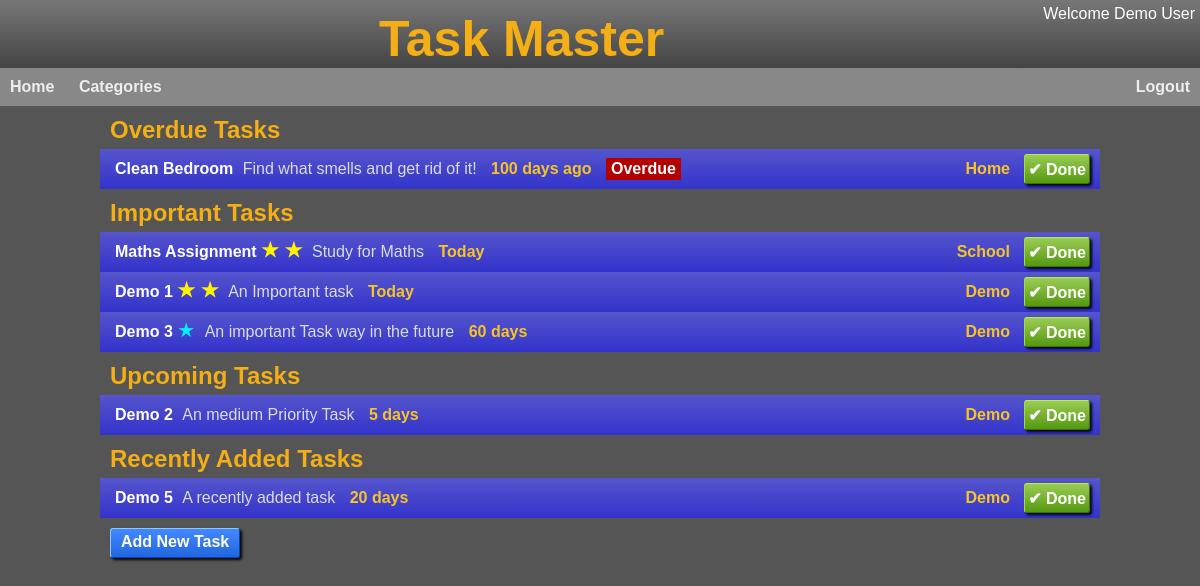
The page /index (signed in) on the database its author committed.
### app/models/user.py (models this page shows, shortened)
class User(UserMixin, db.Model):
  id = db.Column(db.Integer, primary_key=True)
  username = db.Column(db.String(32), index=True, unique=True)
  display_name = db.Column(db.String(32))
  school_id = db.Column(db.Integer)
  access = db.Column(db.Integer, default=ACCESS['basic'])
  email = db.Column(db.String(120), index=True, unique=True)
  email_verified = db.Column(db.Integer)
  password_hash = db.Column(db.String(128))
  last_seen = db.Column(db.DateTime)
  created_at = db.Column(db.DateTime, default=db.func.datetime('now')) #default=db.func.utc_timestamp())
  last_modified = db.Column(db.DateTime, default=db.func.datetime('now'), onupdate=db.func.datetime('now')) #, default=db.func.utc_timestamp(), onupdate=db.func.utc_timestamp())
  tasks = db.relationship('Task', backref='user', lazy=True)
  def update_last_seen(self):
    last_seen = self.last_seen if self.last_seen else datetime.fromtimestamp(0)
    if (datetime.utcnow() - last_seen).total_seconds() > 600:  # More than 10 minutes ago
     self.last_seen = datetime.utcnow()
     db.session.commit()

### app/models/task.py (models this page shows, shortened)
class Task(db.Model):
  id = db.Column(db.Integer, primary_key=True)
  user_id = db.Column(db.Integer, db.ForeignKey('user.id'))
  name = db.Column(db.String(32))
  description = db.Column(db.String(250))
  category = db.Column(db.String(10))
  priority = db.Column(db.Integer,default=P_LOW)
  status = db.Column(db.Integer,default=STS_NEW)
  due_by = db.Column(db.DateTime)
  created_at = db.Column(db.DateTime, default=db.func.datetime('now'))
  def is_outstanding(self):
    return self.status < STS_COMPLETED
  def is_completed(self):
    return self.status == STS_COMPLETED
  def is_important(self):
    if self.priority and self.priority > P_LOW:
      return True
  def is_overdue(self):
    if self.is_completed():
      return False
    else:
      return self.due_by and self.due_by.date() < datetime.date.today()
  def is_coming_up(self):
    if self.is_completed():
      return False
    else:
      next_week = datetime.date.today() + datetime.timedelta(days=7)
      return self.due_by and self.due_by.date() < next_week
  def is_recently_added(self):
    last_week = datetime.date.today() - datetime.timedelta(days=7)
    return self.created_at and self.created_at.date() > last_week
  def priority_str(self):
    priority = self.priority or 0
    if priority >= 0 and priority < len(PRIORITY_STRS):
      return PRIORITY_STRS[priority]
    return ''
  def status_str(self):
    if self.status == STS_COMPLETED:
      return 'Completed'
    return 'Outstanding'
  def short_desc(self):
    desc = self.description
    if len(desc) > 40:
      desc = desc[:37] + " ..."
    return desc

### app/main/main_routes.py (the view)
@bp.route('/')
@bp.route('/index')
def home():
    if not current_user.is_authenticated:
      return redirect(url_for('.login'))
    tasks = Task.query.filter_by(user_id=current_user.id).order_by(text('due_by is null, due_by')).all()
    overdue_tasks = []
    upcoming_tasks = []
    important_tasks = []
    recently_added_tasks = []
    for task in tasks:
      if task.is_overdue():
        overdue_tasks.append(task)
      elif task.is_important() and task.is_outstanding():
        important_tasks.append(task)
      elif task.is_coming_up():
        upcoming_tasks.append(task)
      elif task.is_recently_added() and task.is_outstanding():
        recently_added_tasks.append(task)
    session['back_to'] = request.path # Store the current url to come back to
    return render_template('index.html',
                              title='Home',
                            upcoming_tasks=upcoming_tasks,
                            overdue_tasks=overdue_tasks,
                            important_tasks=important_tasks,
                            recently_added_tasks=recently_added_tasks)

### app/main/__init__.py (called while the page is built)
def init_app(app):
    app.register_blueprint(bp)
    app.register_error_handler(403, error_forbidden)
    app.jinja_options['finalize'] = lambda x: x if x is not None else '' #prevent Jinja from printing None
    login.login_view = 'main.login'
    login.init_app(app)
    @app.context_processor
    def inject_default_template_variables():
         return dict(h=helpers)
    @app.before_request
    def update_last_seen():
      if current_user.is_authenticated:
        current_user.update_last_seen()

### app/models/user.py (called while the page is built)
@login.user_loader
def load_user(id):
  return User.query.get(int(id))

### app/utils/helpers.py (called while the page is built)
def pluralise(word, cnt, suffix="s"):
  n = int(cnt)
  if n == 1 or n == -1:
    return(word)
  else:
    return(word+suffix)

def fmt_date(dt):
  if not isinstance(dt, datetime.datetime):
    return ''
  return dt.strftime("%d %b %y")

def fmt_date_daysuntil(date):
  if not isinstance(date, datetime.datetime):
    return ''
  try:
    diff = date.date() - datetime.date.today()
    days = int(diff.total_seconds() / (60*60*24))
  except Exception as e:
    return('')
  days_str = pluralise('day', days)
  if days < -1:
    return f"{-days} {days_str} ago"
  if days == -1:
    return 'Yesterday'
  if days == 0:
    return 'Today'
  if days == 1:
    return 'Tomorrow'
  return f"{days} {days_str}"

### app/templates/index.html
{% extends "base.html" %}
{% block head %}
  <link rel="stylesheet" href="{{ url_for('static', filename='tasks.css') }}">
{% endblock %}
{% block content %}
  <h2>Overdue Tasks</h2>
  {% if overdue_tasks %}
    {% with tasks=overdue_tasks %}
      {% include '_task_list.html' %}
    {% endwith %}
  {% else %}
    <p class="no-tasks">You curently have no overdue tasks</p>
  {% endif %}
  <h2>Important Tasks</h2>
  {% if important_tasks %}
    {% with tasks=important_tasks %}
      {% include '_task_list.html' %}
    {% endwith %}
  {% else %}
    <p class="no-tasks">You curently have no important tasks</p>
  {% endif %}
  <h2>Upcoming Tasks</h2>
  {% if upcoming_tasks %}
    {% with tasks=upcoming_tasks %}
      {% include '_task_list.html' %}
    {% endwith %}
  {% else %}
    <p class="no-tasks">You curently have no upcoming tasks</p>
  {% endif %}
  <h2>Recently Added Tasks</h2>
  {% if recently_added_tasks %}
    {% with tasks=recently_added_tasks %}
      {% include '_task_list.html' %}
    {% endwith %}
  {% else %}
    <p class="no-tasks">You curently have no recently added tasks</p>
  {% endif %}
  <div class="actions">
    <a href="{{ url_for('main.new_task') }}">Add New Task</a>
  </div>
{% endblock %}

### app/templates/_header.html
<div id="header">
  <div id="userinfo">
    {% if current_user.is_authenticated %}
      <div id="user">Welcome {{current_user.display_name }}</div>
    {% endif %}
  </div>
  <span class="title">Task Master</span>
</div>
<div id="menubar">
  <ul>
    {% if not current_user.is_anonymous %}
      <li><a href="{{ url_for('.home') }}">Home</a></li>
      <li><a href="{{ url_for('.category_tasks', category='All') }}">Categories</a></li>
      <li class="right"><a href="{{ url_for('main.logout') }}">Logout</a></li>
    {% endif %}
  </ul>
</div>

### app/templates/_task_list.html (shortened to what this page needs)
<div class="tasks">
    {% for task in tasks %}
      <a class="task sts-{{task.status}}" onclick="toggle_details('{{ task.id }}')">
        <div class="task-info">
          <div class="task-name">
            {{ task.name }}
          </div>
          {% if task.priority and task.priority > 0 %}
            <div class="task-priority p-{{task.priority}}">
              &#9733;
              {% if task.priority and task.priority > 1 %}
              &#9733;
              {% endif %}
            </div>
          {% endif %}
          <div class="task-description">
            {{ task.short_desc() }}
          </div>
          {% if task.is_outstanding() %}
            <div class="task-due">
              {{ h.fmt_date_daysuntil(task.due_by) }}
            </div>
          {% endif %}
          {% if task.is_overdue() and task.is_outstanding() %}
          <div class="task-overdue">
            Overdue
          </div>
        {% endif %}
        </div>
        <div class="task-category">
          {{ task.category or 'Other' }}
        </div>
        <div class="task-btns">
          {% if task.is_outstanding() %}
            <form action="{{ url_for('main.complete_task', id=task.id) }}" method="POST">
              <input class="done" type="submit" value="&#x2714 Done">
            </form>
          {% endif %}
        </div>
      </a>
    {% endfor %}
  </div>

### app/static/base.css (style rules this page uses)
* { margin: 0px; padding: 0px; box-sizing: border-box; }
body { color: #fff; background: #555; font-family: Arial, Helvetica, sans-serif; }
#header { overflow: hidden; background: linear-gradient(#777, #444); text-align: center; }
#header .title { color: rgb(244, 174, 22); font-family: Arial, Helvetica, sans-serif; font-weight: bold; font-size: 50px; display: inline-block; margin-top: 10px; }
h2 { color: rgb(244, 174, 22); }
#userinfo { float:right; text-align:right; margin-top: 5px; margin-right: 5px; }
#menubar { font-family: Arial, Helvetica, sans-serif; font-weight: bold; color: #eee; background: #888; }
#menubar ul { list-style-type: none; overflow: hidden; margin: 0; padding: 0; }
#menubar li { display: inline-block; padding: 10px 0px; text-align: center; }
#menubar li.right { float: right; }
#menubar li a { text-decoration: none; padding: 10px 10px; color: #eee; }

### app/static/tasks.css (style rules this page uses)
.tasks { flex: 1; }
.task { min-height: 40px; display: flex; align-items: center; background:#666; }
h2 { padding-top: 10px; padding-bottom: 5px; margin-left: 10px; }
.task { background: linear-gradient(#55c,#33c); }
.task-info { padding-left: 10px; flex: 1; }
.task-priority { display: inline-block; font-size:20px ; color: #00eeff; }
.task-priority.p-2 { color: #fff200; font-weight: bold; }
.task-name { display: inline-block; padding-left: 5px; color: #fff; font-weight: bold; }
.task-description { display: inline-block; padding-left: 5px; padding-top: 5px; padding-bottom: 5px; color: #dcdcdc; }
.task-due { display: inline-block; margin-right: 10px; margin-left: 10px; color: #f6c525; font-weight: bold; }
.task-overdue { color: white; font-weight: bold; background-color: rgb(179, 0, 0); display: inline-block; padding: 2px 5px; }
.task-category { margin-right: 10px; color: #f6c525; font-weight: bold; padding-left: 10px; text-align: right; }
.task-btns { min-width: 80px; padding-right: 5px; }
.task-btns form { display: inline; float: right; margin-right: 5px; }
.task-btns input[type=submit] { display: inline-block; font: inherit; font-size: 16px; font-weight: bold; padding: 0px 3px; height: 30px; border-radius: 3px; border-top: 1px solid #be4; border-left: 1px solid #ad3; border-right: 1px solid #370; border-bottom: 1px solid #370; background: #7a3; background: linear-gradient(#9c5, #591); box-shadow: rgba(0,0,0,1) 2px 2px 3px; text-align: center; color: #fff; }
a.task { text-decoration: none; }
.actions { margin-top: 10px; margin-left: 10px; }
.actions a, .actions input[type=submit] { text-decoration: none; display: inline-block; font: inherit; font-size: 16px; font-weight: bold; padding: 4px 10px; min-width: 80px; height: 30px; border-radius: 3px; border-top: 1px solid #8cf; border-left: 1px solid #8cf; border-right: 1px solid #04b; border-bottom: 1px solid #04b; background: linear-gradient(#48f, #26d); box-shadow: rgba(0,0,0,1) 2px 2px 3px; text-align: center; color: #fff; vertical-align: top; }

### rows shown on the page
User: display_name "Demo User"
Task: name "Clean Bedroom", short_desc "Find what smells and get rid of it!", fmt_date_daysuntil "100 days ago", status "Overdue", category "Home"
Task: name "Maths Assignment", short_desc "Study for Maths", fmt_date_daysuntil "Today", category "School"
Task: name "Demo 1", short_desc "An Important task", fmt_date_daysuntil "Today", category "Demo"
Task: name "Demo 3", short_desc "An important Task way in the future", fmt_date_daysuntil "60 days", category "Demo"
Task: name "Demo 2", short_desc "An medium Priority Task", fmt_date_daysuntil "5 days", category "Demo"
Task: name "Demo 5", short_desc "A recently added task", fmt_date_daysuntil "20 days", category "Demo"
